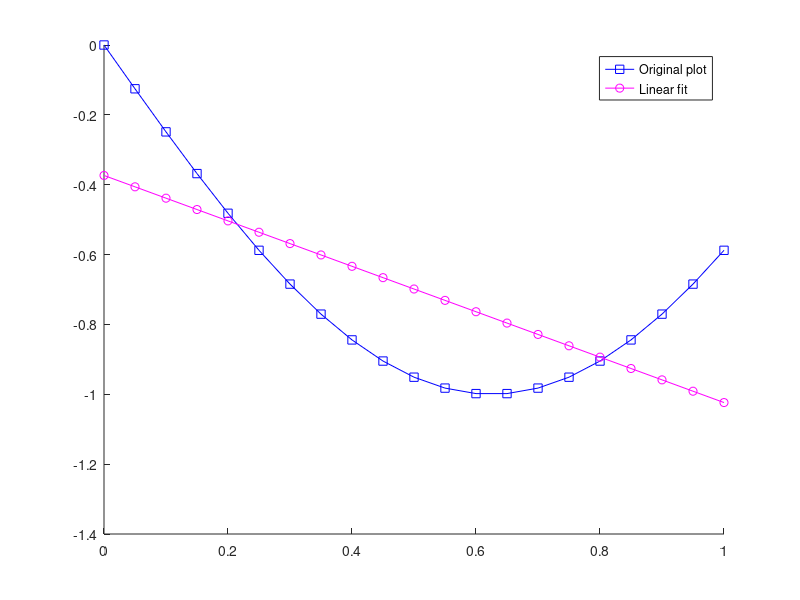

Source code (MATLAB): (Note: this script raises an error after producing the figure.)
x = linspace(0,1,21);
y = -sin(.8*pi*x);
P = polyfit(x,y,1);
yfit = P(1)*x+P(2);


%% Plotting
figure
hold on
plot(x,y,'-bs')
plot(x,yfit,'-mo');
legend('Original plot','Linear fit')

%% Neural network training 
net = fitnet(2);
view(net)
%net = configure(net,x,y);
%plotpc(net.IW{1},net.b{1},linehandle);
net.inputs{1}.processFcns = {};
net.outputs{2}.processFcns = {};
[net, tr] = train(net,x,y);

%activation function and weight values of first and second hidden neurons
[fun_H] = hidden_layer_transfer_function(net); %tansig
[biase_H, weight_H] = hidden_layer_weights(net);


%Hidden layer output
x_h = tansig(weight_H.*x + biase_H)



figure
hold on 
plot(x,x_h(1,:))
plot(x,x_h(2,:))
plot(x,y)
legend('x_i_1','x_i_2','y_i')
% plot(x,xh2)
% plot(x,yh1+yh2)
% plot(x,yh2)

%activation values of output neuron 
[fun_O] =output_layer_transfer_function(net);    %purelin
[biase_O, weight_O] = output_layer_weights(net);

%Network output (Prediction)
yn = purelin(weight_O * x_h + biase_O);


figure
hold on
plot(x,y,'-bs','MarkerFaceColor','b')
plot(x,yn,'-mo')
legend('Real plot','Output function of neuron')
set(gcf, 'Position',  [100, 100, 500, 400])